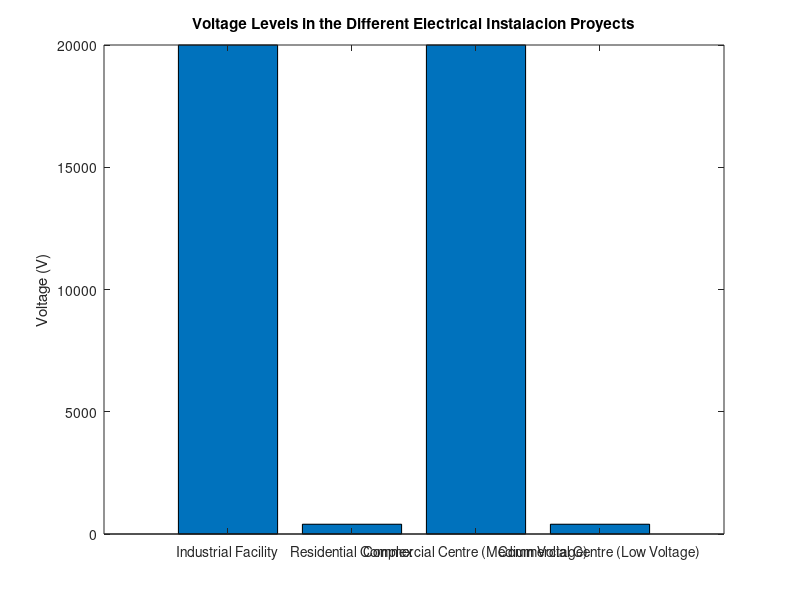

MATLAB code for this plot:
% Create a table to store line classifications
% Using a structure to organize line data
powerLines= struct();

% Student A
powerLines.IndustrialFacility.Proyect = 'Industrial Instalation';
powerLines.IndustrialFacility.Voltage = 20000; % Volts
powerLines.IndustrialFacility.VoltageLevel = 'MV';
powerLines.IndustrialFacility.Application = 'Distribution';
powerLines.IndustrialFacility.Topology = 'Mixed';
powerLines.IndustrialFacility.TypicalConductor = 'XLPE Insulated Copper';

%Student B
powerLines.ResidentialComplex.Proyect = 'Residential Complex';
powerLines.ResidentialComplex.Voltage = 400; % Volts
powerLines.ResidentialComplex.VoltageLevel = 'LV';
powerLines.ResidentialComplex.Application = 'Distribution';
powerLines.ResidentialComplex.Topology = 'Underground';
powerLines.ResidentialComplex.TypicalConductor = 'PVC Insulated Copper';

%Student C
    %Linea de Media Tension
powerLines.CommercialCentreMV.Proyect = 'Commercial Centre (MV)';
powerLines.CommercialCentreMV.Voltage = 20000; % Volts
powerLines.CommercialCentreMV.VoltageLevel = 'MV';
powerLines.CommercialCentreMV.Application = 'Distribution';
powerLines.CommercialCentreMV.Topology = 'Overhead';
powerLines.CommercialCentreMV.TypicalConductor = 'XLPE Insulated Aluminum';

    %Linea de Baja Tension
powerLines.CommercialCentreLV.Proyect = 'Commercial Centre (LV)';
powerLines.CommercialCentreLV.Voltage = 400; % Volts
powerLines.CommercialCentreLV.VoltageLevel = 'LV';
powerLines.CommercialCentreLV.Application = 'Service/Interior';
powerLines.CommercialCentreLV.Topology = 'Underground';
powerLines.CommercialCentreLV.TypicalConductor = 'XLPE Insulated Copper';

% Display the database in the command window
disp('Commercial Center Line Database:');
disp(powerLines.IndustrialFacility)
disp(powerLines.ResidentialComplex)
disp(powerLines.CommercialCentreMV)
disp(powerLines.CommercialCentreLV)




%%%%%%%%%%%%%%%%%%%%%%%%%%%%%%%%%%%%%%%%%%%%%%%%%%%%%%%%%%%%%%%%%%%%%%%%%%%%%%%%%%%%%
% Generate a visual comparison chart
figure; % Create a new window for the plot
voltages = [powerLines.IndustrialFacility.Voltage, powerLines.ResidentialComplex.Voltage, powerLines.CommercialCentreMV.Voltage, powerLines.CommercialCentreLV.Voltage];
labels = {'Industrial Facility', 'Residential Complex', 'Commercial Centre (Medium Voltage)', 'Commercial Centre (Low Voltage)'};
bar(voltages); % Create a bar chart
set(gca, 'xticklabel', labels);
title('Voltage Levels in the Different Electrical Instalacion Proyects');
ylabel('Voltage (V)');